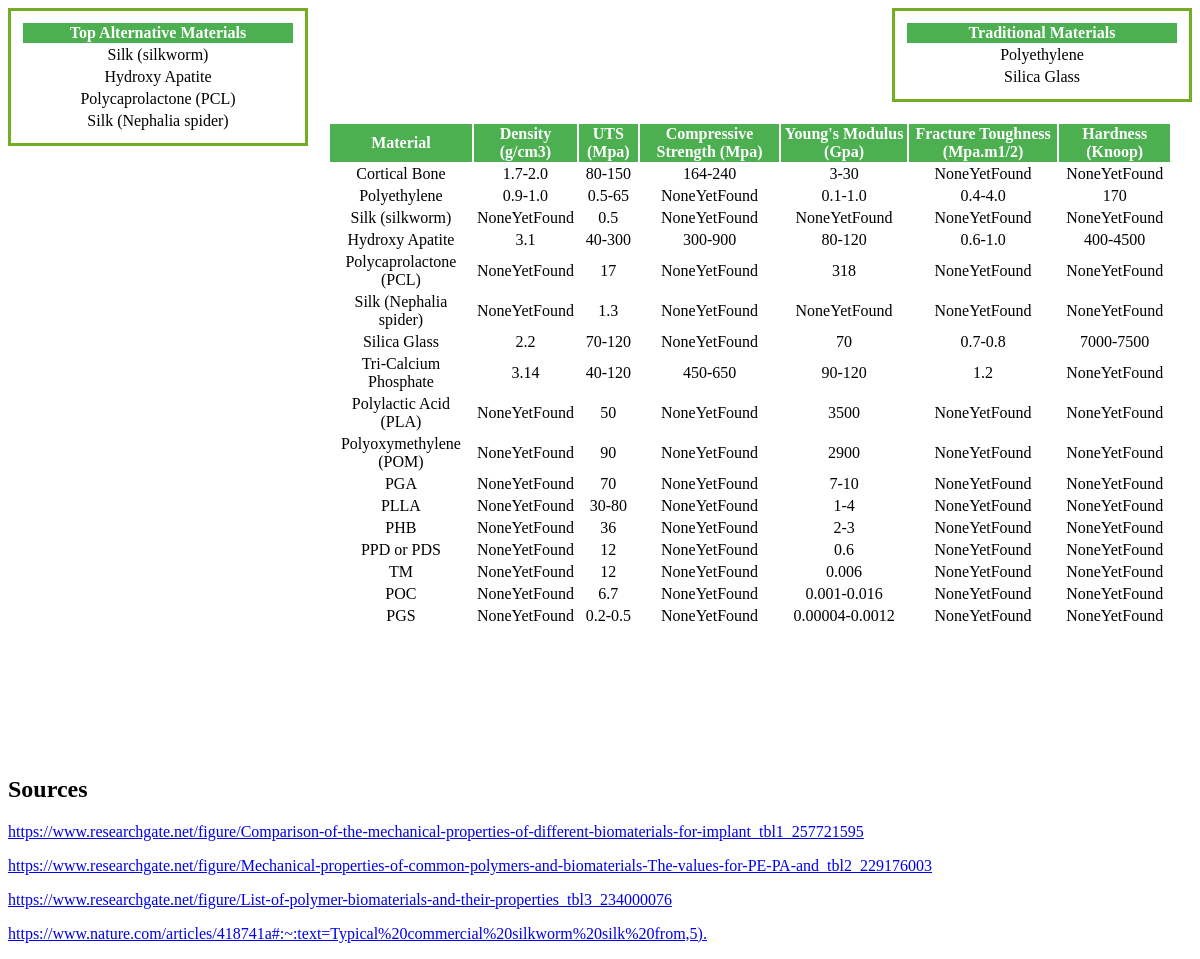
The page / on the database its author committed.
### matrix/models.py (models this page shows, shortened)
class NewMaterial(models.Model):
    name = models.CharField(max_length=50)
    desc = models.TextField()
    density = models.CharField(max_length=15, default="NoneYetFound")
    uts = models.CharField(max_length=15, default="NoneYetFound")
    compress = models.CharField(max_length=15, default="NoneYetFound")
    youngs = models.CharField(max_length=15, default="NoneYetFound")
    fracture = models.CharField(max_length=15, default="NoneYetFound")
    hardness = models.CharField(max_length=15, default="NoneYetFound")
    date_posted = models.DateTimeField(default=timezone.now)
    author = models.ForeignKey(User, on_delete=models.CASCADE)

class NewAltMaterial(NewMaterial):
    pass

class NewMaterial(models.Model):
    name = models.CharField(max_length=50)
    desc = models.TextField()
    density = models.CharField(max_length=15, default="NoneYetFound")
    uts = models.CharField(max_length=15, default="NoneYetFound")
    compress = models.CharField(max_length=15, default="NoneYetFound")
    youngs = models.CharField(max_length=15, default="NoneYetFound")
    fracture = models.CharField(max_length=15, default="NoneYetFound")
    hardness = models.CharField(max_length=15, default="NoneYetFound")
    date_posted = models.DateTimeField(default=timezone.now)
    author = models.ForeignKey(User, on_delete=models.CASCADE)

class NewTraditionalMaterial(NewMaterial):
    pass

### matrix/views.py (the view)
# urls.py: 2. Add a URL to urlpatterns:  path('', views.home, name='home')
def home(request):
    context = {
        "new_materials": NewMaterial.objects.all(),
        "new_alt_materials": NewAltMaterial.objects.all(),
        "new_traditional_materials": NewTraditionalMaterial.objects.all()
    }
    return render(request, "matrix/newhome.html", context)

### matrix/templates/matrix/newhome.html (shortened to what this page needs)
<!DOCTYPE html>
{% load static %}
<html lang="en">
<head>
    <link rel="stylesheet" type="text/css" href="{% static 'matrix/main.css' %}">
</head>
    <body>
        <table class="left">
            <tr>
                <th>Top Alternative Materials</th>
            </tr>
            {% for material in new_alt_materials %}
            <tr>
                <td>{{ material.name }}</td>
            </tr>
            {% endfor %}
        </table>
        <table class="right">
            <tr>
                <th>Traditional Materials</th>
            </tr>
            {% for material in new_traditional_materials %}
            <tr>
                <td>{{ material.name }}</td>
            </tr>
            {% endfor %}
        </table>
        <table>
            <tr>
                <th>Material</th>
                <th>Density (g/cm3)</th>
                <th>UTS (Mpa)</th>
                <th>Compressive Strength (Mpa)</th>
                <th>Young's Modulus (Gpa)</th>
                <th>Fracture Toughness (Mpa.m1/2)</th>
                <th>Hardness (Knoop)</th>
            {% for material in new_materials %}
            <tr>
                <td>{{ material.name }}</td>
                <td>{{ material.density }}</td>
                <td>{{ material.uts }}</td>
                <td>{{ material.compress }}</td>
                <td>{{ material.youngs }}</td>
                <td>{{ material.fracture }}</td>
                <td>{{ material.hardness }}</td>
            </tr>
            {% endfor %}
        </table>
    </body>
    <br><br><br><br><br><br>
    <footer>
        <h2>Sources</h2>
        <p>
            <a href="https://www.researchgate.net/figure/Comparison-of-the-mechanical-properties-of-different-biomaterials-for-implant_tbl1_257721595">
                https://www.researchgate.net/figure/Comparison-of-the-mechanical-properties-of-different-biomaterials-for-implant_tbl1_257721595
            </a>
        </p>
        <p>
            <a href="https://www.researchgate.net/figure/Mechanical-properties-of-common-polymers-and-biomaterials-The-values-for-PE-PA-and_tbl2_229176003">
                https://www.researchgate.net/figure/Mechanical-properties-of-common-polymers-and-biomaterials-The-values-for-PE-PA-and_tbl2_229176003
            </a>
        </p>
        <p>
            <a href="https://www.researchgate.net/figure/List-of-polymer-biomaterials-and-their-properties_tbl3_234000076">
                https://www.researchgate.net/figure/List-of-polymer-biomaterials-and-their-properties_tbl3_234000076
            </a>
        </p>
        <p>
            <a href="https://www.nature.com/articles/418741a#:~:text=Typical%20commercial%20silkworm%20silk%20from,5).">
                https://www.nature.com/articles/418741a#:~:text=Typical%20commercial%20silkworm%20silk%20from,5).
            </a>
        </p>
    </footer>
</html>

### matrix/static/matrix/main.css (style rules this page uses)
th { background-color: #4CAF50; color: white; }
table { margin: auto; text-align: center; padding: 20px; }
.right { float: right; width: 300px; border: 3px solid #73AD21; padding: 10px; }
.left { float: left; width: 300px; border: 3px solid #73AD21; padding: 10px; }

### rows shown on the page
NewAltMaterial: name "Silk (silkworm)"
NewAltMaterial: name "Hydroxy Apatite"
NewAltMaterial: name "Polycaprolactone (PCL)"
NewAltMaterial: name "Silk (Nephalia spider)"
NewTraditionalMaterial: name "Polyethylene"
NewTraditionalMaterial: name "Silica Glass"
NewMaterial: name "Cortical Bone", density "1.7-2.0", uts "80-150", compress "164-240", youngs "3-30", fracture "NoneYetFound", hardness "NoneYetFound"
NewMaterial: name "Polyethylene", density "0.9-1.0", uts "0.5-65", compress "NoneYetFound", youngs "0.1-1.0", fracture "0.4-4.0", hardness "170"
NewMaterial: name "Silk (silkworm)", density "NoneYetFound", uts "0.5", compress "NoneYetFound", youngs "NoneYetFound", fracture "NoneYetFound", hardness "NoneYetFound"
NewMaterial: name "Hydroxy Apatite", density "3.1", uts "40-300", compress "300-900", youngs "80-120", fracture "0.6-1.0", hardness "400-4500"
NewMaterial: name "Polycaprolactone (PCL)", density "NoneYetFound", uts "17", compress "NoneYetFound", youngs "318", fracture "NoneYetFound", hardness "NoneYetFound"
NewMaterial: name "Silk (Nephalia spider)", density "NoneYetFound", uts "1.3", compress "NoneYetFound", youngs "NoneYetFound", fracture "NoneYetFound", hardness "NoneYetFound"
NewMaterial: name "Silica Glass", density "2.2", uts "70-120", compress "NoneYetFound", youngs "70", fracture "0.7-0.8", hardness "7000-7500"
NewMaterial: name "Tri-Calcium Phosphate", density "3.14", uts "40-120", compress "450-650", youngs "90-120", fracture "1.2", hardness "NoneYetFound"
NewMaterial: name "Polylactic Acid (PLA)", density "NoneYetFound", uts "50", compress "NoneYetFound", youngs "3500", fracture "NoneYetFound", hardness "NoneYetFound"
NewMaterial: name "Polyoxymethylene (POM)", density "NoneYetFound", uts "90", compress "NoneYetFound", youngs "2900", fracture "NoneYetFound", hardness "NoneYetFound"
NewMaterial: name "PGA", density "NoneYetFound", uts "70", compress "NoneYetFound", youngs "7-10", fracture "NoneYetFound", hardness "NoneYetFound"
NewMaterial: name "PLLA", density "NoneYetFound", uts "30-80", compress "NoneYetFound", youngs "1-4", fracture "NoneYetFound", hardness "NoneYetFound"
NewMaterial: name "PHB", density "NoneYetFound", uts "36", compress "NoneYetFound", youngs "2-3", fracture "NoneYetFound", hardness "NoneYetFound"
NewMaterial: name "PPD or PDS", density "NoneYetFound", uts "12", compress "NoneYetFound", youngs "0.6", fracture "NoneYetFound", hardness "NoneYetFound"
NewMaterial: name "TM", density "NoneYetFound", uts "12", compress "NoneYetFound", youngs "0.006", fracture "NoneYetFound", hardness "NoneYetFound"
NewMaterial: name "POC", density "NoneYetFound", uts "6.7", compress "NoneYetFound", youngs "0.001-0.016", fracture "NoneYetFound", hardness "NoneYetFound"
NewMaterial: name "PGS", density "NoneYetFound", uts "0.2-0.5", compress "NoneYetFound", youngs "0.00004-0.0012", fracture "NoneYetFound", hardness "NoneYetFound"
